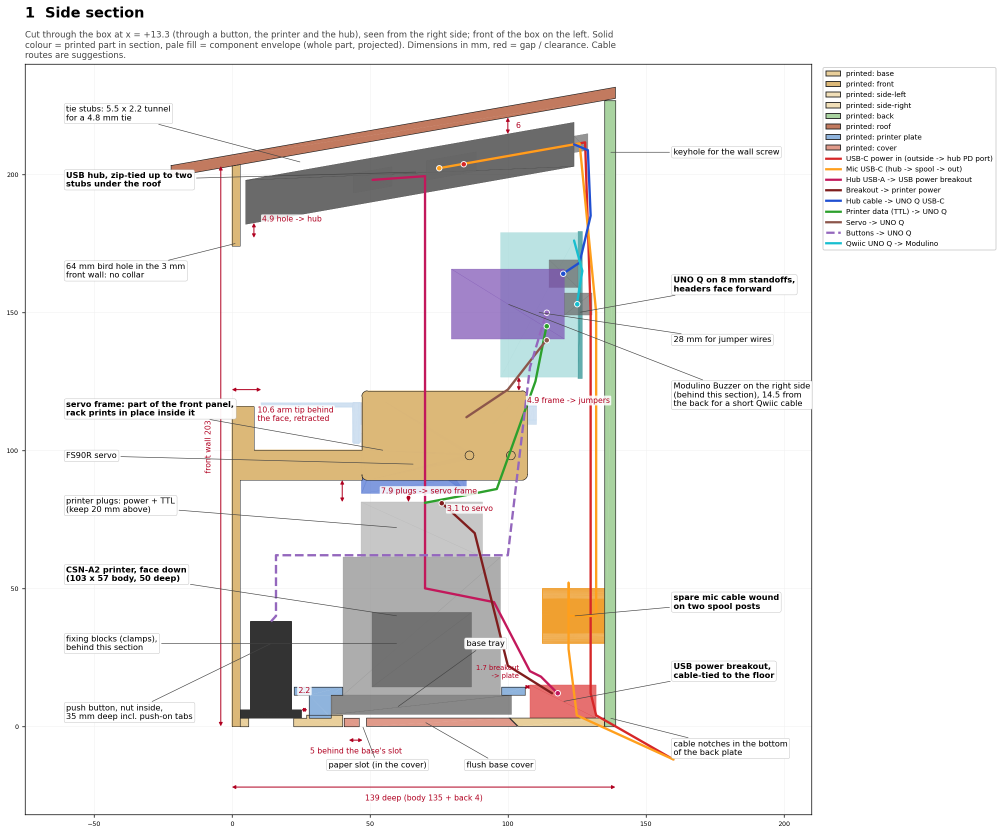
#> input picture hardware/drawings/1-side-section.png, 2004 x 1668 px (shown at 1/2 size); its folder holds only this picture in this run
$ python -i printer.py   (imports and definitions only)
#> lines starting #> are read from the running program, lines starting #| are printed output that depends on the picture
# SPDX-License-Identifier: MPL-2.0
"""ESC/POS output to a thermal printer, run from a background queue.

Receipts arrive as 1-bit images and are sent as bit-image graphics, so what
prints is exactly what the debug page previews. Printers differ in which image
command they understand, so there are three encodings (RASTER_MODES); the debug
page's printer tests show which one a printer takes.

Two ways to reach the printer:
- "serial" (default): the MCU's hardware serial pins D0/D1. The bytes go to the
  sketch over the Router Bridge in base64 chunks; it buffers them and feeds the
  UART at the printer's baud rate.
- "usb": a USB printer, written directly from Linux. That's the CSN-A2 on its
  mini USB port, or any other USB printer: the printer-class node (/dev/usb/lp*)
  or a USB serial node (/dev/ttyACM*, /dev/ttyUSB*), at the chosen baud rate.

With no printer attached, jobs are dropped (USB) or simply go nowhere (serial),
and the rest of the app carries on.
"""

from __future__ import annotations

import base64
import glob
import os
import queue
import termios
import threading
import time

from PIL import Image

from arduino.app_utils import Logger

# [1 line that did not run here, left out]

# Where a USB printer shows up: the printer class driver, USB serial, or a
# USB-to-RS-232 adapter.
CANDIDATES = ("/dev/usb/lp*", "/dev/ttyACM*", "/dev/ttyUSB*")
BAUD_CONSTANTS = {9600: termios.B9600, 19200: termios.B19200, 38400: termios.B38400,
                  57600: termios.B57600, 115200: termios.B115200}
BAND_ROWS = 128                 # rows per raster command; keeps each write small
TEAR_FEED_MM = 22               # default feed after a card or summary, so it clears the box

ESC_INIT = b"\x1b@"
HEAT_DOTS = 11                  # ESC 7 n1: dots heated at once (Adafruit's default for the CSN-A2 family)
HEAT_INTERVAL = 40              # ESC 7 n3: gap between heating, in 10 us


def heat(time: int) -> bytes:
    """ESC 7: heating time in 10 us units. Longer is darker and slower. CSN-A2 family."""
    return b"\x1b7" + bytes((HEAT_DOTS, max(3, min(255, time)), HEAT_INTERVAL))
CHUNK = 144                     # raw bytes per Bridge call: 192 base64 chars, inside the RPC buffer
BAUD_RATES = (9600, 19200, 38400, 57600, 115200)


# [13 lines left out: functions candidates, find_device, not called in this run]


def _black_rows(image: Image.Image) -> tuple[bytes, int, int]:
    """Row-major packed bits with 1 = black: (data, width in bytes, height)."""
    img = image.convert("1")
    # PIL packs mode "1" with 1 = white; printers want 1 = black.
    return bytes(b ^ 0xFF for b in img.tobytes()), (img.width + 7) // 8, img.height


def raster_gs_v0(image: Image.Image) -> bytes:
    """GS v 0: the modern ESC/POS raster command."""
    data, width_bytes, height = _black_rows(image)
    out = bytearray()
    for top in range(0, height, BAND_ROWS):
        rows = min(BAND_ROWS, height - top)
        band = data[top * width_bytes:(top + rows) * width_bytes]
        out += b"\x1dv0\x00" + bytes((width_bytes & 0xFF, width_bytes >> 8, rows & 0xFF, rows >> 8)) + band
    return bytes(out)


DC2_BUFFER = 256                # bytes the CSN-A2 can take in one DC2 * block without a handshake line


# [76 lines left out: functions raster_dc2_star, raster_esc_star, raster_esc_k, not called in this run]


RASTER_MODES = {"esc_k": raster_esc_k, "gs_v0": raster_gs_v0, "esc_star": raster_esc_star,
                "dc2_star": raster_dc2_star}


def raster(image: Image.Image, mode: str = "gs_v0", spacing: int = 24, reverse: bool = True) -> bytes:
    if mode == "esc_star":
        return raster_esc_star(image, spacing)
    if mode == "esc_k":
        return raster_esc_k(image, reverse)
    return RASTER_MODES.get(mode, raster_gs_v0)(image)


# [8 lines left out: function feed, not called in this run]


class Printer:
    """Queues receipts and writes them to the printer one at a time."""

    # [33 lines left out: functions __init__, device, usb_candidates, not called in this run]

    @property
    def busy(self) -> bool:
        return not self._jobs.empty()

    # [25 lines left out: functions begin, check, describe_status, not called in this run]

    def submit(self, image: Image.Image, label: str, tear: bool = True, mode: str | None = None) -> bool:
        """Queue an image. Returns False (and logs) when there's no printer to send to."""
        return self._queue((image, label, tear, mode))

    def submit_raw(self, data: bytes, label: str) -> bool:
        """Queue ready-made printer bytes (tests)."""
        return self._queue((data, label, True, None))

    def submit_text(self, text: str, label: str) -> bool:
        """Queue plain ASCII text, for checking the wiring and baud rate."""
        return self._queue((text.encode("ascii", "replace"), label, True, None))

    # [81 lines left out: functions _queue, _worker, _write, _write_serial, _write_usb, not called in this run]

>>> from PIL import Image
>>> picture = Image.open('../hardware/drawings/1-side-section.png')
#> picture is the input picture: PIL image 2004x1668 RGBA; mean R, G, B, A 237.7, 234.9, 233, 255
>>> result = raster(picture)
#> in _black_rows, `img = image.convert("1")`:
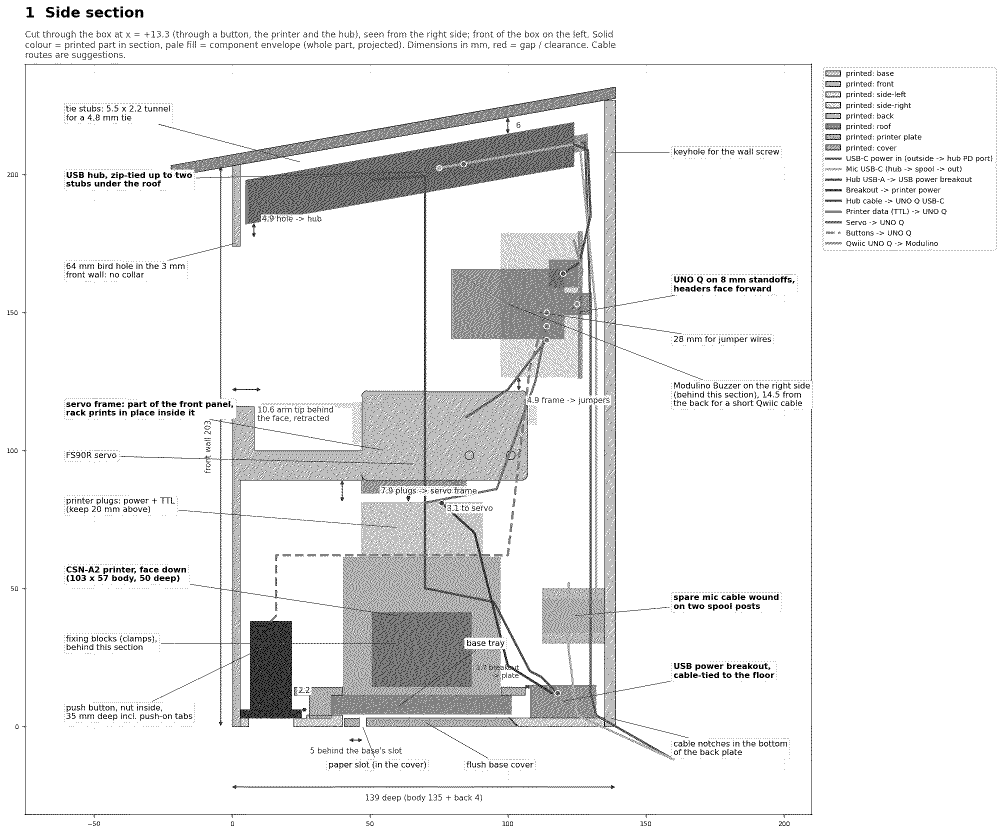
#> img: PIL image 2004x1668 1 (shown at 1/2 size); 92.5% white; black in thin lines or dots
#> in raster_gs_v0, `data, width_bytes, height = _black_rows(image)`: width_bytes = 251; height = 1668
#> the loop in raster_gs_v0, `for top in range(0, height, BAND_ROWS):` made 14 passes
#> rows on passes 1 to 12: 128, 128, 128, 128, 128, 128, 128, 128, 128, 128, 128, 128

$ run again, on hardware/drawings/2-front-section.png
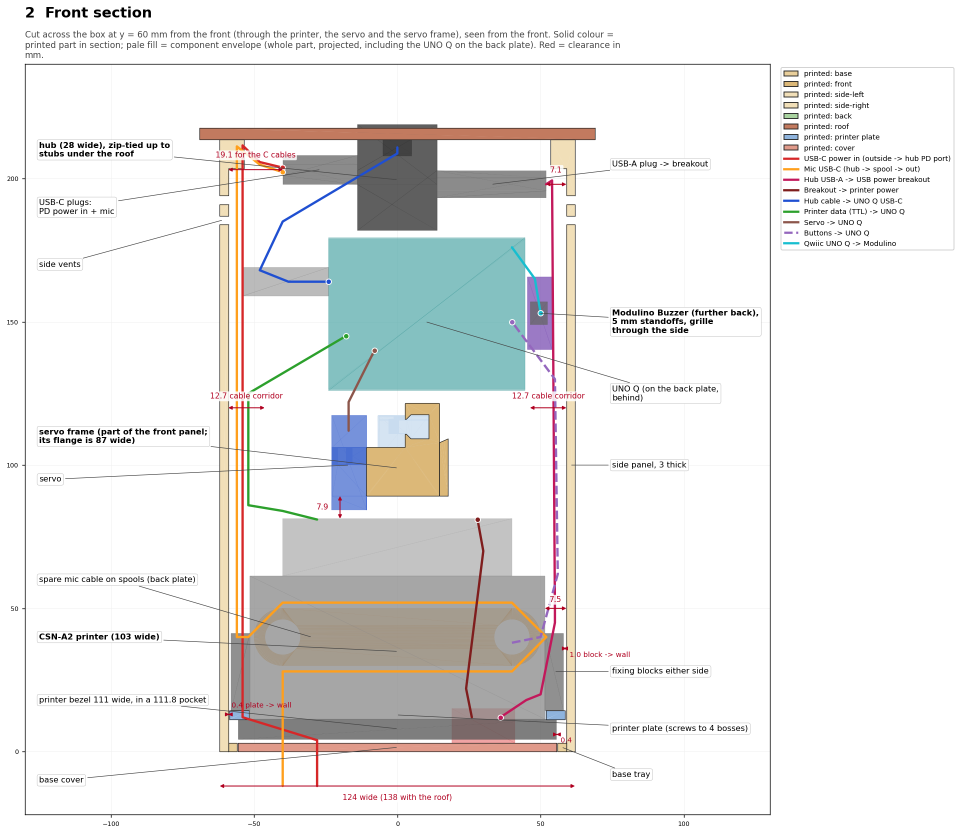
#> input picture hardware/drawings/2-front-section.png, 1920 x 1668 px (shown at 1/2 size)
#> picture is the input picture: PIL image 1920x1668 RGBA; mean R, G, B, A 233.7, 233.6, 232.5, 255
#> in _black_rows, `img = image.convert("1")`:
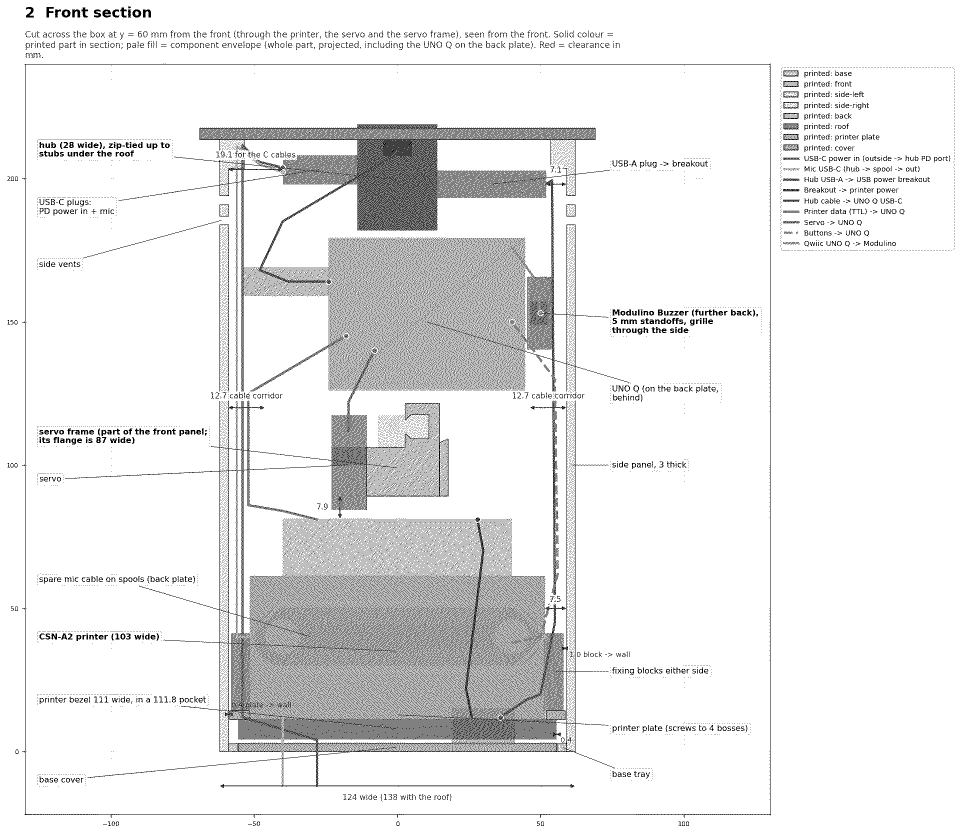
#> img: PIL image 1920x1668 1 (shown at 1/2 size); 91.6% white; black in thin lines or dots
#> width_bytes = 240; height = 1668
#> the loop in raster_gs_v0, `for top in range(0, height, BAND_ROWS):` made 14 passes
#> rows on passes 1 to 8: 128, 128, 128, 128, 128, 128, 128, 128

$ run again, on hardware/drawings/3-base-from-below.png
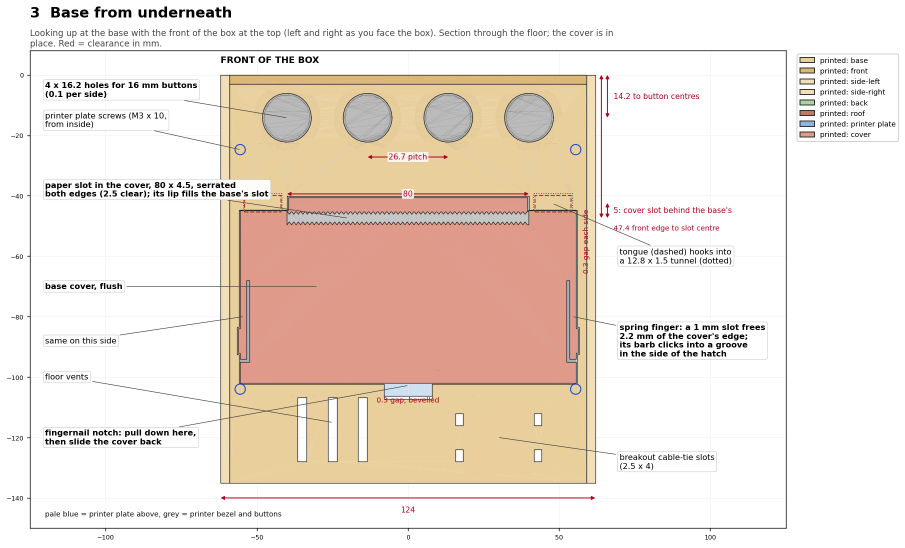
#> input picture hardware/drawings/3-base-from-below.png, 1810 x 1095 px (shown at 1/2 size)
#> picture is the input picture: PIL image 1810x1095 RGBA; mean R, G, B, A 238.4, 225.9, 216.5, 255
#> in _black_rows, `img = image.convert("1")`:
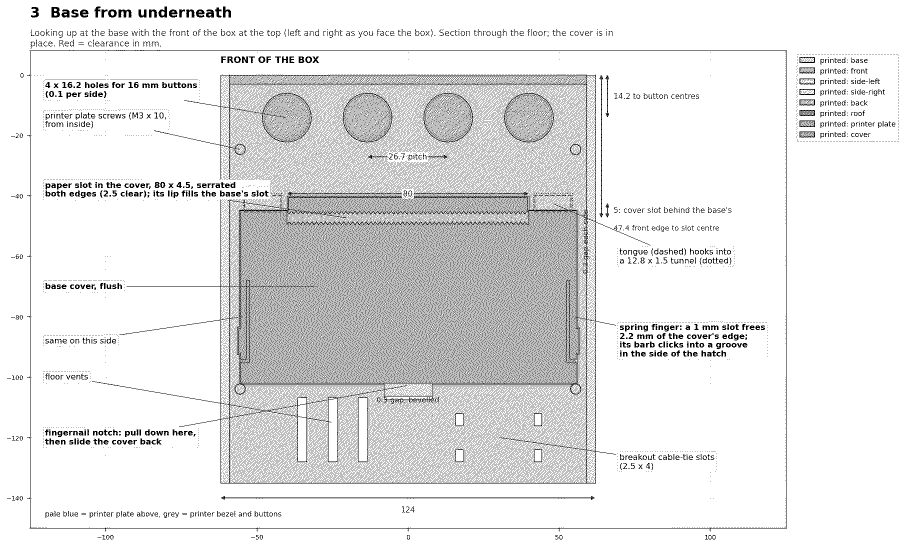
#> img: PIL image 1810x1095 1 (shown at 1/2 size); 89.7% white; black in thin lines or dots
#> width_bytes = 227; height = 1095
#> the loop in raster_gs_v0, `for top in range(0, height, BAND_ROWS):` made 9 passes
#> rows on passes 1 to 8: 128, 128, 128, 128, 128, 128, 128, 128

$ run again, on hardware/drawings/4-back-plate.png
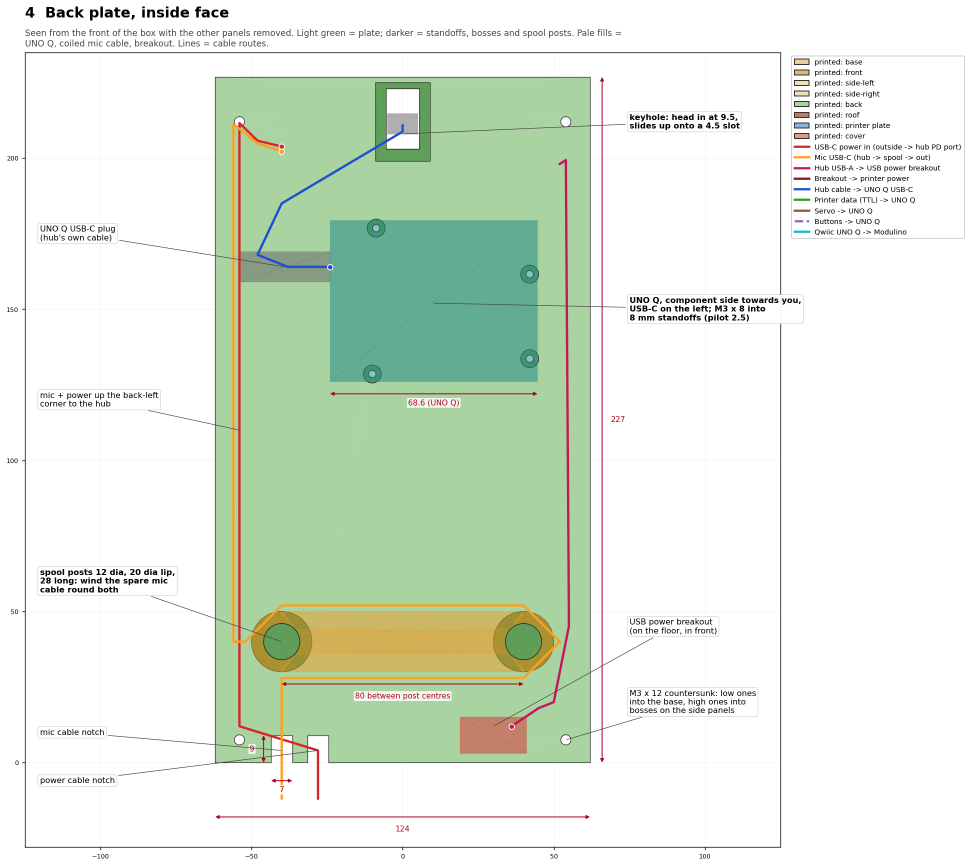
#> input picture hardware/drawings/4-back-plate.png, 1941 x 1733 px (shown at 1/2 size)
#> picture is the input picture: PIL image 1941x1733 RGBA; mean R, G, B, A 222.7, 233.2, 218.7, 255
#> in _black_rows, `img = image.convert("1")`:
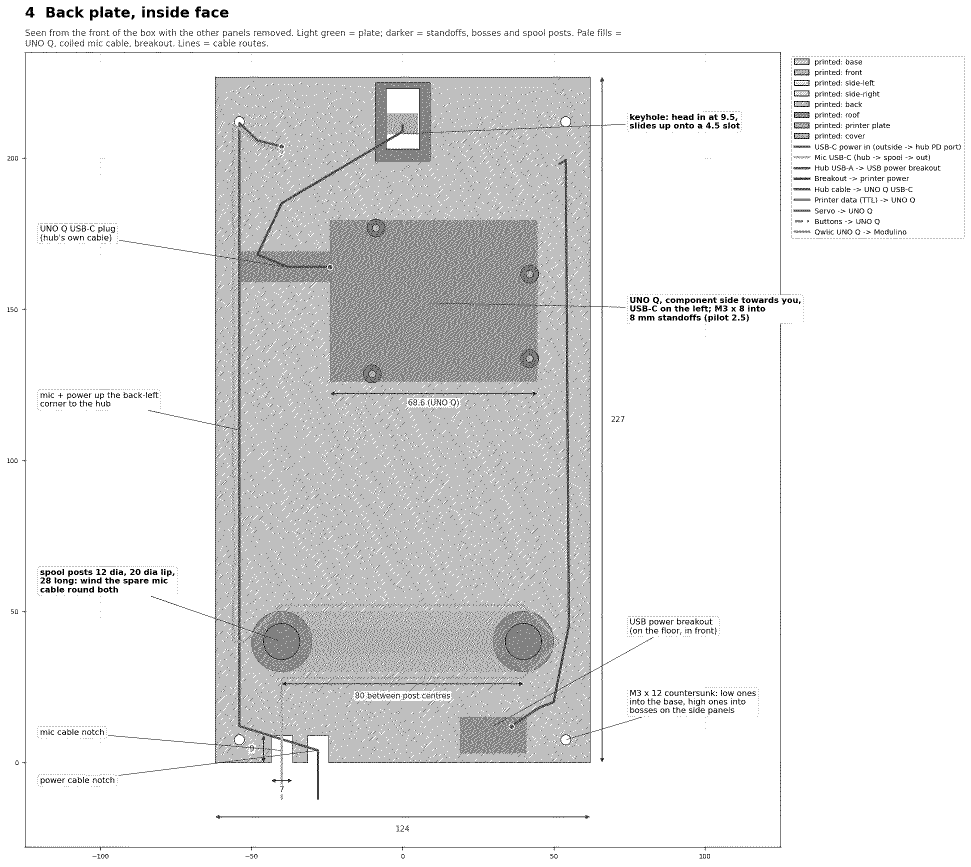
#> img: PIL image 1941x1733 1 (shown at 1/2 size); 89.6% white; black in thin lines or dots
#> width_bytes = 243; height = 1733
#> the loop in raster_gs_v0, `for top in range(0, height, BAND_ROWS):` made 14 passes
#> rows on passes 1 to 8: 128, 128, 128, 128, 128, 128, 128, 128
